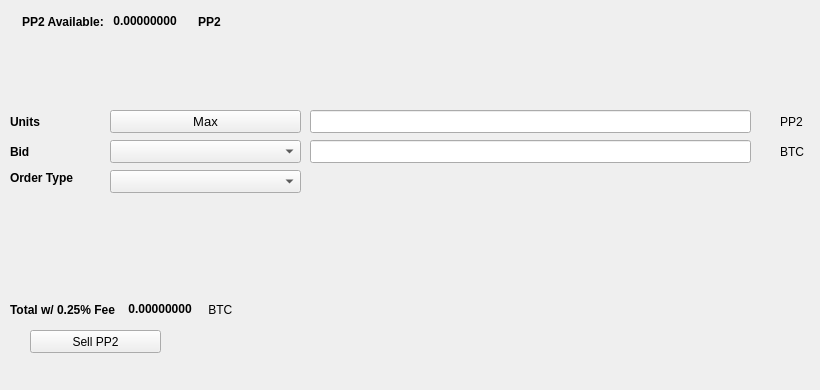
   <widget class="QWidget" name="SellTab">
    <attribute name="title">
     <string>Sell</string>
    </attribute>
    <widget class="QLabel" name="label_16">
     <property name="geometry">
      <rect>
       <x>780</x>
       <y>140</y>
       <width>31</width>
       <height>23</height>
      </rect>
     </property>
     <property name="text">
      <string>BTC</string>
     </property>
    </widget>
    <widget class="QComboBox" name="SellBidcomboBox">
     <property name="geometry">
      <rect>
       <x>110</x>
       <y>140</y>
       <width>191</width>
       <height>23</height>
      </rect>
     </property>
     <property name="font">
      <font>
       <pointsize>10</pointsize>
      </font>
     </property>
    </widget>
    <widget class="QLabel" name="label_18">
     <property name="geometry">
      <rect>
       <x>10</x>
       <y>110</y>
       <width>46</width>
       <height>23</height>
      </rect>
     </property>
     <property name="font">
      <font>
       <weight>75</weight>
       <bold>true</bold>
      </font>
     </property>
     <property name="text">
      <string>Units</string>
     </property>
    </widget>
    <widget class="QPushButton" name="Sell_Max_Amount">
     <property name="geometry">
      <rect>
       <x>110</x>
       <y>110</y>
       <width>191</width>
       <height>23</height>
      </rect>
     </property>
     <property name="font">
      <font>
       <pointsize>10</pointsize>
      </font>
     </property>
     <property name="text">
      <string>Max</string>
     </property>
    </widget>
    <widget class="QLabel" name="label_20">
     <property name="geometry">
      <rect>
       <x>10</x>
       <y>170</y>
       <width>91</width>
       <height>16</height>
      </rect>
     </property>
     <property name="font">
      <font>
       <weight>75</weight>
       <bold>true</bold>
      </font>
     </property>
     <property name="text">
      <string>Order Type</string>
     </property>
    </widget>
    <widget class="QComboBox" name="SellOrdertypeCombo">
     <property name="geometry">
      <rect>
       <x>110</x>
       <y>170</y>
       <width>191</width>
       <height>23</height>
      </rect>
     </property>
     <property name="font">
      <font>
       <pointsize>10</pointsize>
      </font>
     </property>
    </widget>
    <widget class="QLabel" name="label_21">
     <property name="geometry">
      <rect>
       <x>10</x>
       <y>140</y>
       <width>46</width>
       <height>23</height>
      </rect>
     </property>
     <property name="font">
      <font>
       <weight>75</weight>
       <bold>true</bold>
      </font>
     </property>
     <property name="text">
      <string>Bid</string>
     </property>
    </widget>
    <widget class="QLabel" name="label_22">
     <property name="geometry">
      <rect>
       <x>780</x>
       <y>110</y>
       <width>31</width>
       <height>23</height>
      </rect>
     </property>
     <property name="text">
      <string>PP2</string>
     </property>
    </widget>
    <widget class="QLineEdit" name="UnitsInputPP2">
     <property name="geometry">
      <rect>
       <x>310</x>
       <y>110</y>
       <width>441</width>
       <height>23</height>
      </rect>
     </property>
     <property name="font">
      <font>
       <pointsize>9</pointsize>
       <weight>75</weight>
       <bold>true</bold>
      </font>
     </property>
    </widget>
    <widget class="QLineEdit" name="SellBidPriceEdit">
     <property name="geometry">
      <rect>
       <x>310</x>
       <y>140</y>
       <width>441</width>
       <height>23</height>
      </rect>
     </property>
     <property name="font">
      <font>
       <pointsize>9</pointsize>
       <weight>75</weight>
       <bold>true</bold>
      </font>
     </property>
    </widget>
    <widget class="QPushButton" name="SellPP2BTN">
     <property name="geometry">
      <rect>
       <x>30</x>
       <y>330</y>
       <width>131</width>
       <height>23</height>
      </rect>
     </property>
     <property name="text">
      <string>Sell PP2</string>
     </property>
     <property name="icon">
      <iconset resource="../peepcoin2">
       <normaloff>:/icons/bitcoin</normaloff>:/icons/bitcoin</iconset>
     </property>
    </widget>
    <widget class="QWidget" name="layoutWidget3">
     <property name="geometry">
      <rect>
       <x>22</x>
       <y>12</y>
       <width>258</width>
       <height>19</height>
      </rect>
     </property>
     <layout class="QHBoxLayout" name="horizontalLayout">
      <item>
       <widget class="QLabel" name="label232_2">
        <property name="font">
         <font>
          <weight>75</weight>
          <bold>true</bold>
         </font>
        </property>
        <property name="text">
         <string>PP2 Available:</string>
        </property>
       </widget>
      </item>
      <item>
       <widget class="QLabel" name="PP2AvailableLabel">
        <property name="palette">
         <palette>
          <active>
           <colorrole role="WindowText">
            <brush brushstyle="SolidPattern">
             <color alpha="255">
              <red>0</red>
              <green>0</green>
              <blue>0</blue>
             </color>
            </brush>
           </colorrole>
           <colorrole role="Button">
            <brush brushstyle="SolidPattern">
             <color alpha="255">
              <red>0</red>
              <green>170</green>
              <blue>0</blue>
             </color>
            </brush>
           </colorrole>
           <colorrole role="Light">
            <brush brushstyle="SolidPattern">
             <color alpha="255">
              <red>0</red>
              <green>255</green>
              <blue>0</blue>
             </color>
            </brush>
           </colorrole>
           <colorrole role="Midlight">
            <brush brushstyle="SolidPattern">
             <color alpha="255">
              <red>0</red>
              <green>212</green>
              <blue>0</blue>
             </color>
            </brush>
           </colorrole>
           <colorrole role="Dark">
            <brush brushstyle="SolidPattern">
             <color alpha="255">
              <red>0</red>
              <green>85</green>
              <blue>0</blue>
             </color>
            </brush>
           </colorrole>
           <colorrole role="Mid">
            <brush brushstyle="SolidPattern">
             <color alpha="255">
              <red>0</red>
              <green>113</green>
              <blue>0</blue>
             </color>
            </brush>
           </colorrole>
           <colorrole role="Text">
            <brush brushstyle="SolidPattern">
             <color alpha="255">
              <red>0</red>
              <green>170</green>
              <blue>0</blue>
             </color>
            </brush>
           </colorrole>
           <colorrole role="BrightText">
            <brush brushstyle="SolidPattern">
             <color alpha="255">
              <red>255</red>
              <green>255</green>
              <blue>255</blue>
             </color>
            </brush>
           </colorrole>
           <colorrole role="ButtonText">
            <brush brushstyle="SolidPattern">
             <color alpha="255">
              <red>0</red>
              <green>0</green>
              <blue>0</blue>
             </color>
            </brush>
           </colorrole>
           <colorrole role="Base">
            <brush brushstyle="SolidPattern">
             <color alpha="255">
              <red>255</red>
              <green>255</green>
              <blue>255</blue>
             </color>
            </brush>
           </colorrole>
           <colorrole role="Window">
            <brush brushstyle="SolidPattern">
             <color alpha="255">
              <red>0</red>
              <green>170</green>
              <blue>0</blue>
             </color>
            </brush>
           </colorrole>
           <colorrole role="Shadow">
            <brush brushstyle="SolidPattern">
             <color alpha="255">
              <red>0</red>
              <green>0</green>
              <blue>0</blue>
             </color>
            </brush>
           </colorrole>
           <colorrole role="AlternateBase">
            <brush brushstyle="SolidPattern">
             <color alpha="255">
              <red>127</red>
              <green>212</green>
              <blue>127</blue>
             </color>
            </brush>
           </colorrole>
           <colorrole role="ToolTipBase">
            <brush brushstyle="SolidPattern">
             <color alpha="255">
              <red>255</red>
              <green>255</green>
              <blue>220</blue>
             </color>
            </brush>
           </colorrole>
           <colorrole role="ToolTipText">
            <brush brushstyle="SolidPattern">
             <color alpha="255">
              <red>0</red>
              <green>0</green>
              <blue>0</blue>
             </color>
            </brush>
           </colorrole>
          </active>
          <inactive>
           <colorrole role="WindowText">
            <brush brushstyle="SolidPattern">
             <color alpha="255">
              <red>0</red>
              <green>0</green>
              <blue>0</blue>
             </color>
            </brush>
           </colorrole>
           <colorrole role="Button">
            <brush brushstyle="SolidPattern">
             <color alpha="255">
              <red>0</red>
              <green>170</green>
              <blue>0</blue>
             </color>
            </brush>
           </colorrole>
           <colorrole role="Light">
            <brush brushstyle="SolidPattern">
             <color alpha="255">
              <red>0</red>
              <green>255</green>
              <blue>0</blue>
             </color>
            </brush>
           </colorrole>
           <colorrole role="Midlight">
            <brush brushstyle="SolidPattern">
             <color alpha="255">
              <red>0</red>
              <green>212</green>
              <blue>0</blue>
             </color>
            </brush>
           </colorrole>
           <colorrole role="Dark">
            <brush brushstyle="SolidPattern">
             <color alpha="255">
              <red>0</red>
              <green>85</green>
              <blue>0</blue>
             </color>
            </brush>
           </colorrole>
           <colorrole role="Mid">
            <brush brushstyle="SolidPattern">
             <color alpha="255">
              <red>0</red>
              <green>113</green>
              <blue>0</blue>
             </color>
            </brush>
           </colorrole>
           <colorrole role="Text">
            <brush brushstyle="SolidPattern">
             <color alpha="255">
              <red>0</red>
              <green>170</green>
              <blue>0</blue>
             </color>
            </brush>
           </colorrole>
           <colorrole role="BrightText">
            <brush brushstyle="SolidPattern">
             <color alpha="255">
              <red>255</red>
              <green>255</green>
              <blue>255</blue>
             </color>
            </brush>
           </colorrole>
           <colorrole role="ButtonText">
            <brush brushstyle="SolidPattern">
             <color alpha="255">
              <red>0</red>
              <green>0</green>
              <blue>0</blue>
             </color>
            </brush>
           </colorrole>
           <colorrole role="Base">
            <brush brushstyle="SolidPattern">
             <color alpha="255">
              <red>255</red>
              <green>255</green>
              <blue>255</blue>
             </color>
            </brush>
           </colorrole>
           <colorrole role="Window">
            <brush brushstyle="SolidPattern">
             <color alpha="255">
              <red>0</red>
              <green>170</green>
              <blue>0</blue>
             </color>
            </brush>
           </colorrole>
           <colorrole role="Shadow">
            <brush brushstyle="SolidPattern">
             <color alpha="255">
              <red>0</red>
              <green>0</green>
              <blue>0</blue>
             </color>
            </brush>
           </colorrole>
           <colorrole role="AlternateBase">
            <brush brushstyle="SolidPattern">
             <color alpha="255">
              <red>127</red>
              <green>212</green>
              <blue>127</blue>
             </color>
            </brush>
           </colorrole>
           <colorrole role="ToolTipBase">
            <brush brushstyle="SolidPattern">
             <color alpha="255">
              <red>255</red>
              <green>255</green>
              <blue>220</blue>
             </color>
            </brush>
           </colorrole>
           <colorrole role="ToolTipText">
            <brush brushstyle="SolidPattern">
             <color alpha="255">
              <red>0</red>
              <green>0</green>
              <blue>0</blue>
             </color>
            </brush>
           </colorrole>
          </inactive>
          <disabled>
           <colorrole role="WindowText">
            <brush brushstyle="SolidPattern">
             <color alpha="255">
              <red>0</red>
              <green>85</green>
              <blue>0</blue>
             </color>
            </brush>
           </colorrole>
           <colorrole role="Button">
            <brush brushstyle="SolidPattern">
             <color alpha="255">
              <red>0</red>
              <green>170</green>
              <blue>0</blue>
             </color>
            </brush>
           </colorrole>
           <colorrole role="Light">
            <brush brushstyle="SolidPattern">
             <color alpha="255">
              <red>0</red>
              <green>255</green>
              <blue>0</blue>
             </color>
            </brush>
           </colorrole>
           <colorrole role="Midlight">
            <brush brushstyle="SolidPattern">
             <color alpha="255">
              <red>0</red>
              <green>212</green>
              <blue>0</blue>
             </color>
            </brush>
           </colorrole>
           <colorrole role="Dark">
            <brush brushstyle="SolidPattern">
             <color alpha="255">
              <red>0</red>
              <green>85</green>
              <blue>0</blue>
             </color>
            </brush>
           </colorrole>
           <colorrole role="Mid">
            <brush brushstyle="SolidPattern">
             <color alpha="255">
              <red>0</red>
              <green>113</green>
              <blue>0</blue>
             </color>
            </brush>
           </colorrole>
           <colorrole role="Text">
            <brush brushstyle="SolidPattern">
             <color alpha="255">
              <red>0</red>
              <green>85</green>
              <blue>0</blue>
             </color>
            </brush>
           </colorrole>
           <colorrole role="BrightText">
            <brush brushstyle="SolidPattern">
             <color alpha="255">
              <red>255</red>
              <green>255</green>
              <blue>255</blue>
             </color>
            </brush>
           </colorrole>
           <colorrole role="ButtonText">
            <brush brushstyle="SolidPattern">
             <color alpha="255">
              <red>0</red>
              <green>85</green>
              <blue>0</blue>
             </color>
            </brush>
           </colorrole>
           <colorrole role="Base">
            <brush brushstyle="SolidPattern">
             <color alpha="255">
              <red>0</red>
              <green>170</green>
              <blue>0</blue>
             </color>
            </brush>
           </colorrole>
           <colorrole role="Window">
            <brush brushstyle="SolidPattern">
             <color alpha="255">
              <red>0</red>
              <green>170</green>
              <blue>0</blue>
             </color>
            </brush>
           </colorrole>
           <colorrole role="Shadow">
            <brush brushstyle="SolidPattern">
             <color alpha="255">
              <red>0</red>
              <green>0</green>
              <blue>0</blue>
             </color>
            </brush>
           </colorrole>
           <colorrole role="AlternateBase">
            <brush brushstyle="SolidPattern">
             <color alpha="255">
              <red>0</red>
              <green>170</green>
              <blue>0</blue>
             </color>
            </brush>
           </colorrole>
           <colorrole role="ToolTipBase">
            <brush brushstyle="SolidPattern">
             <color alpha="255">
              <red>255</red>
              <green>255</green>
              <blue>220</blue>
             </color>
            </brush>
           </colorrole>
           <colorrole role="ToolTipText">
            <brush brushstyle="SolidPattern">
             <color alpha="255">
              <red>0</red>
              <green>0</green>
              <blue>0</blue>
             </color>
            </brush>
           </colorrole>
          </disabled>
         </palette>
        </property>
        <property name="font">
         <font>
          <weight>75</weight>
          <bold>true</bold>
         </font>
        </property>
        <property name="text">
         <string> 0.00000000 </string>
        </property>
        <property name="textInteractionFlags">
         <set>Qt::LinksAccessibleByMouse|Qt::TextSelectableByKeyboard|Qt::TextSelectableByMouse</set>
        </property>
       </widget>
      </item>
      <item>
       <widget class="QLabel" name="labelPP2">
        <property name="font">
         <font>
          <weight>75</weight>
          <bold>true</bold>
         </font>
        </property>
        <property name="text">
         <string>PP2</string>
        </property>
       </widget>
      </item>
     </layout>
    </widget>
    <widget class="QWidget" name="layoutWidget">
     <property name="geometry">
      <rect>
       <x>10</x>
       <y>300</y>
       <width>268</width>
       <height>19</height>
      </rect>
     </property>
     <layout class="QHBoxLayout" name="horizontalLayout_2">
      <item>
       <widget class="QLabel" name="label_19">
        <property name="font">
         <font>
          <weight>75</weight>
          <bold>true</bold>
         </font>
        </property>
        <property name="text">
         <string>Total w/ 0.25% Fee </string>
        </property>
       </widget>
      </item>
      <item>
       <widget class="QLabel" name="SellCostLabel">
        <property name="palette">
         <palette>
          <active>
           <colorrole role="WindowText">
            <brush brushstyle="SolidPattern">
             <color alpha="255">
              <red>0</red>
              <green>0</green>
              <blue>0</blue>
             </color>
            </brush>
           </colorrole>
           <colorrole role="Button">
            <brush brushstyle="SolidPattern">
             <color alpha="255">
              <red>0</red>
              <green>170</green>
              <blue>0</blue>
             </color>
            </brush>
           </colorrole>
           <colorrole role="Light">
            <brush brushstyle="SolidPattern">
             <color alpha="255">
              <red>0</red>
              <green>255</green>
              <blue>0</blue>
             </color>
            </brush>
           </colorrole>
           <colorrole role="Midlight">
            <brush brushstyle="SolidPattern">
             <color alpha="255">
              <red>0</red>
              <green>212</green>
              <blue>0</blue>
             </color>
            </brush>
           </colorrole>
           <colorrole role="Dark">
            <brush brushstyle="SolidPattern">
             <color alpha="255">
              <red>0</red>
              <green>85</green>
              <blue>0</blue>
             </color>
            </brush>
           </colorrole>
           <colorrole role="Mid">
            <brush brushstyle="SolidPattern">
             <color alpha="255">
              <red>0</red>
              <green>113</green>
              <blue>0</blue>
             </color>
            </brush>
           </colorrole>
           <colorrole role="Text">
            <brush brushstyle="SolidPattern">
             <color alpha="255">
              <red>0</red>
              <green>170</green>
              <blue>0</blue>
             </color>
            </brush>
           </colorrole>
           <colorrole role="BrightText">
            <brush brushstyle="SolidPattern">
             <color alpha="255">
              <red>255</red>
              <green>255</green>
              <blue>255</blue>
             </color>
            </brush>
           </colorrole>
           <colorrole role="ButtonText">
            <brush brushstyle="SolidPattern">
             <color alpha="255">
              <red>0</red>
              <green>0</green>
              <blue>0</blue>
             </color>
            </brush>
           </colorrole>
           <colorrole role="Base">
            <brush brushstyle="SolidPattern">
             <color alpha="255">
              <red>255</red>
              <green>255</green>
              <blue>255</blue>
             </color>
            </brush>
           </colorrole>
           <colorrole role="Window">
            <brush brushstyle="SolidPattern">
             <color alpha="255">
              <red>0</red>
              <green>170</green>
              <blue>0</blue>
             </color>
            </brush>
           </colorrole>
           <colorrole role="Shadow">
            <brush brushstyle="SolidPattern">
             <color alpha="255">
              <red>0</red>
              <green>0</green>
              <blue>0</blue>
             </color>
            </brush>
           </colorrole>
           <colorrole role="AlternateBase">
            <brush brushstyle="SolidPattern">
             <color alpha="255">
              <red>127</red>
              <green>212</green>
              <blue>127</blue>
             </color>
            </brush>
           </colorrole>
           <colorrole role="ToolTipBase">
            <brush brushstyle="SolidPattern">
             <color alpha="255">
              <red>255</red>
              <green>255</green>
              <blue>220</blue>
             </color>
            </brush>
           </colorrole>
           <colorrole role="ToolTipText">
            <brush brushstyle="SolidPattern">
             <color alpha="255">
              <red>0</red>
              <green>0</green>
              <blue>0</blue>
             </color>
            </brush>
           </colorrole>
          </active>
          <inactive>
           <colorrole role="WindowText">
            <brush brushstyle="SolidPattern">
             <color alpha="255">
              <red>0</red>
              <green>0</green>
              <blue>0</blue>
             </color>
            </brush>
           </colorrole>
           <colorrole role="Button">
            <brush brushstyle="SolidPattern">
             <color alpha="255">
              <red>0</red>
              <green>170</green>
              <blue>0</blue>
             </color>
            </brush>
           </colorrole>
           <colorrole role="Light">
            <brush brushstyle="SolidPattern">
             <color alpha="255">
              <red>0</red>
              <green>255</green>
              <blue>0</blue>
             </color>
            </brush>
           </colorrole>
           <colorrole role="Midlight">
            <brush brushstyle="SolidPattern">
             <color alpha="255">
              <red>0</red>
              <green>212</green>
              <blue>0</blue>
             </color>
            </brush>
           </colorrole>
           <colorrole role="Dark">
            <brush brushstyle="SolidPattern">
             <color alpha="255">
              <red>0</red>
              <green>85</green>
              <blue>0</blue>
             </color>
            </brush>
           </colorrole>
           <colorrole role="Mid">
            <brush brushstyle="SolidPattern">
             <color alpha="255">
              <red>0</red>
              <green>113</green>
              <blue>0</blue>
             </color>
            </brush>
           </colorrole>
           <colorrole role="Text">
            <brush brushstyle="SolidPattern">
             <color alpha="255">
              <red>0</red>
              <green>170</green>
              <blue>0</blue>
             </color>
            </brush>
           </colorrole>
           <colorrole role="BrightText">
            <brush brushstyle="SolidPattern">
             <color alpha="255">
              <red>255</red>
              <green>255</green>
              <blue>255</blue>
             </color>
            </brush>
           </colorrole>
           <colorrole role="ButtonText">
            <brush brushstyle="SolidPattern">
             <color alpha="255">
              <red>0</red>
              <green>0</green>
              <blue>0</blue>
             </color>
            </brush>
           </colorrole>
           <colorrole role="Base">
            <brush brushstyle="SolidPattern">
             <color alpha="255">
              <red>255</red>
              <green>255</green>
              <blue>255</blue>
             </color>
            </brush>
           </colorrole>
           <colorrole role="Window">
            <brush brushstyle="SolidPattern">
             <color alpha="255">
              <red>0</red>
              <green>170</green>
              <blue>0</blue>
             </color>
            </brush>
           </colorrole>
           <colorrole role="Shadow">
            <brush brushstyle="SolidPattern">
             <color alpha="255">
              <red>0</red>
              <green>0</green>
              <blue>0</blue>
             </color>
            </brush>
           </colorrole>
           <colorrole role="AlternateBase">
            <brush brushstyle="SolidPattern">
             <color alpha="255">
              <red>127</red>
              <green>212</green>
              <blue>127</blue>
             </color>
            </brush>
           </colorrole>
           <colorrole role="ToolTipBase">
            <brush brushstyle="SolidPattern">
             <color alpha="255">
              <red>255</red>
              <green>255</green>
              <blue>220</blue>
             </color>
            </brush>
           </colorrole>
           <colorrole role="ToolTipText">
            <brush brushstyle="SolidPattern">
             <color alpha="255">
              <red>0</red>
              <green>0</green>
              <blue>0</blue>
             </color>
            </brush>
           </colorrole>
          </inactive>
          <disabled>
           <colorrole role="WindowText">
            <brush brushstyle="SolidPattern">
             <color alpha="255">
              <red>0</red>
              <green>85</green>
              <blue>0</blue>
             </color>
            </brush>
           </colorrole>
           <colorrole role="Button">
            <brush brushstyle="SolidPattern">
             <color alpha="255">
              <red>0</red>
              <green>170</green>
              <blue>0</blue>
             </color>
            </brush>
           </colorrole>
           <colorrole role="Light">
            <brush brushstyle="SolidPattern">
             <color alpha="255">
              <red>0</red>
              <green>255</green>
              <blue>0</blue>
             </color>
            </brush>
           </colorrole>
           <colorrole role="Midlight">
            <brush brushstyle="SolidPattern">
             <color alpha="255">
              <red>0</red>
              <green>212</green>
              <blue>0</blue>
             </color>
            </brush>
           </colorrole>
           <colorrole role="Dark">
            <brush brushstyle="SolidPattern">
             <color alpha="255">
              <red>0</red>
              <green>85</green>
              <blue>0</blue>
             </color>
            </brush>
           </colorrole>
           <colorrole role="Mid">
            <brush brushstyle="SolidPattern">
             <color alpha="255">
              <red>0</red>
              <green>113</green>
              <blue>0</blue>
             </color>
            </brush>
           </colorrole>
           <colorrole role="Text">
            <brush brushstyle="SolidPattern">
             <color alpha="255">
              <red>0</red>
              <green>85</green>
              <blue>0</blue>
             </color>
            </brush>
           </colorrole>
           <colorrole role="BrightText">
            <brush brushstyle="SolidPattern">
             <color alpha="255">
              <red>255</red>
              <green>255</green>
              <blue>255</blue>
             </color>
            </brush>
           </colorrole>
           <colorrole role="ButtonText">
            <brush brushstyle="SolidPattern">
             <color alpha="255">
              <red>0</red>
              <green>85</green>
              <blue>0</blue>
             </color>
            </brush>
           </colorrole>
           <colorrole role="Base">
            <brush brushstyle="SolidPattern">
             <color alpha="255">
              <red>0</red>
              <green>170</green>
              <blue>0</blue>
             </color>
            </brush>
           </colorrole>
           <colorrole role="Window">
            <brush brushstyle="SolidPattern">
             <color alpha="255">
              <red>0</red>
              <green>170</green>
              <blue>0</blue>
             </color>
            </brush>
           </colorrole>
           <colorrole role="Shadow">
            <brush brushstyle="SolidPattern">
             <color alpha="255">
              <red>0</red>
              <green>0</green>
              <blue>0</blue>
             </color>
            </brush>
           </colorrole>
           <colorrole role="AlternateBase">
            <brush brushstyle="SolidPattern">
             <color alpha="255">
              <red>0</red>
              <green>170</green>
              <blue>0</blue>
             </color>
            </brush>
           </colorrole>
           <colorrole role="ToolTipBase">
            <brush brushstyle="SolidPattern">
             <color alpha="255">
              <red>255</red>
              <green>255</green>
              <blue>220</blue>
             </color>
            </brush>
           </colorrole>
           <colorrole role="ToolTipText">
            <brush brushstyle="SolidPattern">
             <color alpha="255">
              <red>0</red>
              <green>0</green>
              <blue>0</blue>
             </color>
            </brush>
           </colorrole>
          </disabled>
         </palette>
        </property>
        <property name="font">
         <font>
          <weight>75</weight>
          <bold>true</bold>
         </font>
        </property>
        <property name="autoFillBackground">
         <bool>false</bool>
        </property>
        <property name="text">
         <string> 0.00000000</string>
        </property>
        <property name="textInteractionFlags">
         <set>Qt::LinksAccessibleByMouse|Qt::TextSelectableByMouse</set>
        </property>
       </widget>
      </item>
      <item>
       <widget class="QLabel" name="label_17">
        <property name="font">
         <font>
          <weight>50</weight>
          <bold>false</bold>
         </font>
        </property>
        <property name="text">
         <string> BTC</string>
        </property>
       </widget>
      </item>
     </layout>
    </widget>
    <widget class="QLabel" name="label_23">
     <property name="geometry">
      <rect>
       <x>460</x>
       <y>300</y>
       <width>281</width>
       <height>81</height>
      </rect>
     </property>
     <property name="text">
      <string/>
     </property>
     <property name="pixmap">
      <pixmap>:/images/bittrex</pixmap>
     </property>
    </widget>
   </widget>
